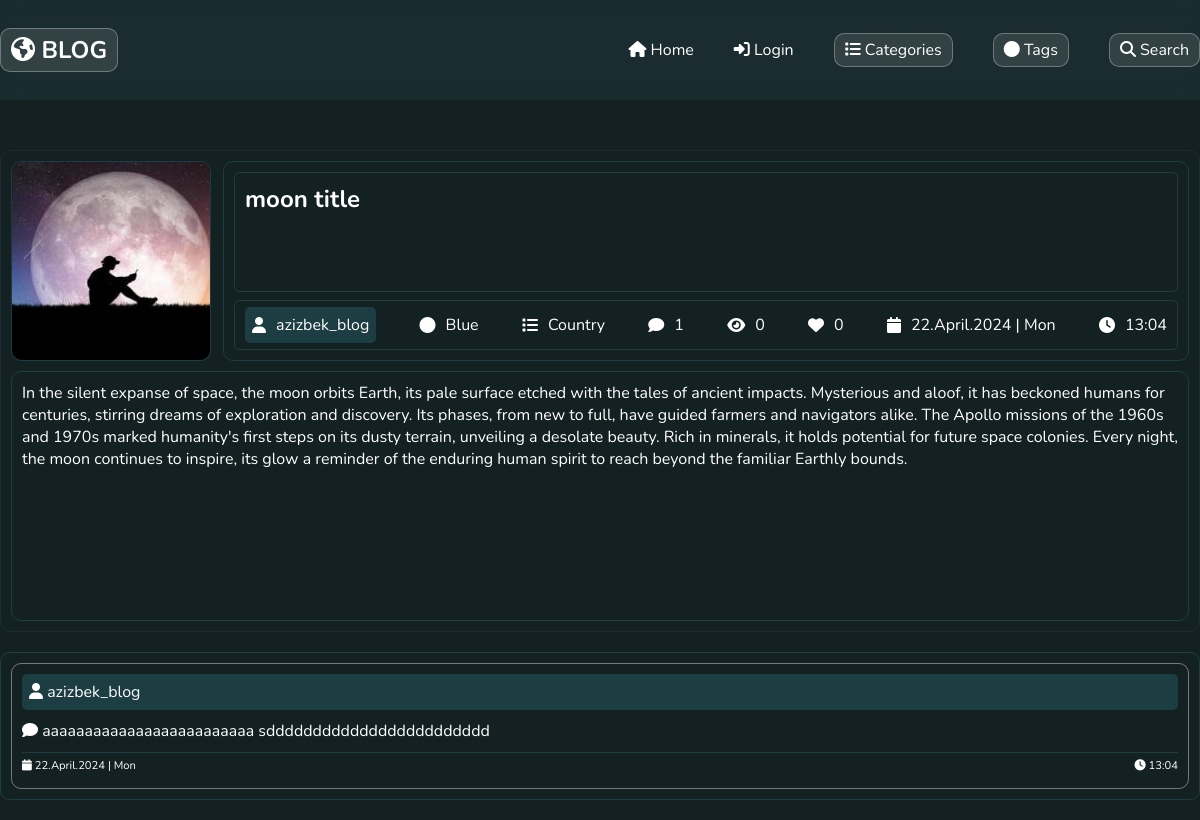
/details/52, run on the app's committed database.
### main_app/models.py (models this page shows, shortened)
class Article(models.Model):
    title = models.CharField(max_length=100)
    content = models.TextField()
    date = models.DateField(auto_now_add=True)
    author = models.ForeignKey('auth.User', on_delete=models.CASCADE)
    image   = models.ImageField(blank=True , upload_to="blog/")
    updated = models.DateTimeField(auto_now=True)
    likes = models.IntegerField(default=0)
    comments = models.IntegerField(default=0)
    views = models.IntegerField(default=0)
    category = models.ForeignKey(Categories, on_delete=models.CASCADE)
    tag = models.ForeignKey(Tags, on_delete=models.CASCADE)

class Tags(models.Model):
    name = models.CharField(max_length=100)
    def __str__(self):
        return str(self.name)

class Categories(models.Model):
    name = models.CharField(max_length=100)
    def __str__(self):
        return str(self.name)

class Comment(models.Model):
    comment = models.TextField()
    date = models.DateTimeField(auto_now_add=True)
    author = models.ForeignKey('auth.User', on_delete=models.CASCADE)
    article = models.ForeignKey(Article, on_delete=models.CASCADE)

### main_app/views.py (the view)
# urls.py: path("details/<id>", views.details, name="details"),
def details(request, id):
    article = Article.objects.get(id=id)
    comments = Comment.objects.filter(article=article)
    data = {"article": article, "comments": comments}
    return render(request, "detail.html", context=data)

### templates/detail.html (shortened to what this page needs)
{% extends "wrapper.html" %}
{% load static %}
{% block context_index %}
<div class="container">
    <div class="main_article_wrapper">
        <div class="image_title_wrapper">
            <div class="detail_article_image">
                <img src="{{ article.image.url }}" alt="">
            </div>
            <div class="detail_article_title">
                <div class="article_title_block">
                    <h2>
                        {{ article.title }}
                    </h2>
                </div>
                <div class="article_information_block">
                    <div class="article_author">
                        <i class="fa-solid fa-user"></i>
                        <p>{{ article.author }}</p>
                    </div>
                    <div>
                        <i class="fa-solid fa-circle"></i>
                        <p>{{ article.tag }}</p>
                    </div>
                    <div>
                        <i class="fa-solid fa-list"></i>
                        <p>{{ article.category }}</p>
                    </div>
                    <div>
                        <i class="fa-solid fa-comment"></i>
                        <p>{{ article.comments }}</p>
                    </div>
                    <div>
                        <i class="fa-solid fa-eye"></i>
                        <p>{{ article.views }}</p>
                    </div>
                    <div>
                        <i class="fa-solid fa-heart"></i>
                        <p>{{ article.likes }}</p>
                    </div>
                    <div>
                        <i class="fa-solid fa-calendar"></i>
                        <p>{{ article.updated | date:"d.N.Y | D"}}</p>
                    </div>
                    <div>
                        <i class="fa-solid fa-clock"></i>
                        <p>{{ article.updated | date:"H:m"}}</p>
                    </div>
                </div>
            </div>
        </div>
        <div class="main_content_block">
            {{ article.content }}
        </div>
    </div>
    {% if comments %}
    <div class="comment_wrapper">
        {% for i in comments %}
        <div class="comment">
            <div class="comment_author article_author">
                <i class="fa-solid fa-user"></i> {{ i.author }}
            </div>
            <div class="comment_body">
                <p>
                    <i class="fa-solid fa-comment"></i>
                    {{ i.comment }}
                </p>
            </div>
            <div class="comment_date">
                <p>
                    <i class="fa-solid fa-calendar"></i>
                    {{ i.date | date:"d.N.Y | D" }}
                </p>
                <p>
                    <i class="fa-solid fa-clock"></i>
                    {{ i.date | date:"H:m" }}
                </p>
            </div>
        </div>
        {% endfor %}
    </div>
    {% else %}
    <br>
    <center>
        <h3> >_< No comments yet</h3>
    </center>
    <br><br>
    {% endif %}
</div>
{% endblock context_index %}

### staticfiles/css/style.css (style rules this page uses)
* { margin: 0; padding: 0; box-sizing: border-box; font-family: 'font_name'; text-decoration: none; list-style: none; color: white; }
body { background-color: #132123; color: white; }
.container { width: 1200px; height: auto; margin: 0px auto; }
.main_article_wrapper { width: 100%; height: auto; display: flex; justify-content: center; align-items: center; flex-direction: column; gap: 10px; margin-top: 50px; border: 1px solid #223a3e79; padding: 10px; border-radius: 10px; }
.image_title_wrapper { width: 100%; height: 200px; display: flex; justify-content: space-between; align-items: center; }
.detail_article_image { width: 200px; height: 100%; border: 1px solid #2c667266; border-radius: 10px; }
.detail_article_image img { width: 100%; height: 100%; object-fit: cover; border-radius: 10px; }
.detail_article_title { width: 82%; height: 100%; border: 1px solid #2c667266; border-radius: 10px; padding: 10px; display: flex; justify-content: space-between; flex-direction: column; }
.main_content_block { width: 100%; height: auto; min-height: 250px; border: 1px solid #2c667266; border-radius: 10px; padding: 10px; }
.article_title_block { height: 120px; border: 1px solid #2c667266; border-radius: 5px; padding: 10px; }
.article_information_block { width: 100%; height: 50px; border-radius: 5px; border: 1px solid #2c667266; display: flex; justify-content: space-between; align-items: center; padding: 10px; }
.article_author { background: #2c667266; border-radius: 5px; padding: 7px; }
.article_information_block div { display: flex; justify-content: center; align-items: center; gap: 10px; }
.comment_wrapper { width: 1200px; height: auto; margin: 20px 0px; padding: 10px; border: 1px solid #2c667266; display: flex; flex-direction: column; gap: 10px; border-radius: 10px; }
.comment { padding: 10px; max-width: 100%; border: 1px solid #ffffff66; border-radius: 10px; display: flex; flex-direction: column; word-wrap: break-word; gap: 10px; }
.comment_date { border-top: 1px solid #2c667266; padding: 5px 0px; display: flex; justify-content: space-between; align-items: center; font-size: 0.7em; word-wrap: break-word; }

### data on the page
Article: image (picture), title "moon title", author "azizbek_blog", tag "Blue", category "Country", comments "1", views "0", likes "0", updated|D "22.April.2024 | Mon", updated "13:04", content "In the silent expanse of space, the moon orbits Earth, its pale surface etched with the tales of ancient impacts. Mysterious and aloof, it has beckoned humans for centuries, stirring dreams of exploration and discovery. Its phases, from new to full, have guided farmers and navigators alike. The Apollo missions of the 1960s and 1970s marked humanity's first steps on its dusty terrain, unveiling a desolate beauty. Rich in minerals, it holds potential for future space colonies. Every night, the moon continues to inspire, its glow a reminder of the enduring human spirit to reach beyond the familiar Earthly bounds."
Comment: author "azizbek_blog", comment "aaaaaaaaaaaaaaaaaaaaaaaaa sdddddddddddddddddddddddd", date|D "22.April.2024 | Mon", date "13:04"
